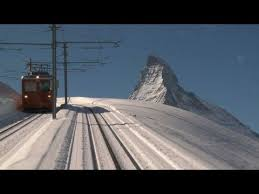
//> input picture OCV/Train0.jpg, 259 x 194 px; its folder holds only this picture in this run
$ ./main   (built with g++ and OpenCV 4)
//> lines starting //> are read from the running program, lines starting //| are printed output that depends on the picture; after the words box and inside, x2 and y2 are one past the last pixel; in counts of white or black regions, pixels touching at a corner belong together
#include <opencv2/opencv.hpp>
#include <opencv2/highgui.hpp>
#include <stdlib.h>
#include <stdio.h>
#include "main.h"
#include <string>

using namespace std;

#define REL_MIN_LEN 150

#define REL_MAX_LEN 750

#define CON_MAX 35

#define CON_MIN 5

#define MIN_NUM_CON 3


IplImage* img_resize(IplImage* src_img, int new_width, int new_height)
{
	IplImage* des_img;
	des_img = cvCreateImage(cvSize(new_width, new_height), src_img->depth, src_img->nChannels);
	cvResize(src_img, des_img, CV_INTER_LINEAR);
	return des_img;
}

// сравнение объектов по моментам их контуров
bool testMatch(IplImage* original)
{
	assert(original != 0);

	printf("[i] test cvMatchShapes()\n");

	IplImage *src = 0, *dst = 0;

	src = cvCloneImage(original);

	src = img_resize(src, 500, 280);

	cvSetImageROI(src, cvRect(216, 170, 140, 110));

	//src = cvCreateImage(cvSize(500, 280), src->depth, src->nChannels);
	//cvResize(original, src, 0);

	IplImage* binI = cvCreateImage(cvGetSize(src), 8, 1);

	// заведём цветные картинки
	IplImage* rgb = cvCreateImage(cvGetSize(src), 8, 3);
	cvConvertImage(src, rgb, CV_GRAY2BGR);

	// получаем границы изображения и шаблона
	cvCanny(src, binI, 50, 200);

	// показываем
	//cvNamedWindow("cannyI", 1);
	//cvShowImage("cannyI", binI);

	// для хранения контуров
	CvMemStorage* storage = cvCreateMemStorage(0);
	CvSeq* contoursI = 0;

	// находим контуры изображения
	int contoursCont = cvFindContours(binI, storage, &contoursI, sizeof(CvContour), CV_RETR_LIST, CV_CHAIN_APPROX_SIMPLE, cvPoint(0, 0));

	// для отметки контуров
	CvFont font;
	cvInitFont(&font, CV_FONT_HERSHEY_PLAIN, 1.0, 1.0);
	char buf[128];
	int counter = 0;

	CvSeq* seqI = 0;
	double perimI = 0;
	int relCounter = 0;
	int conCounter = 0;
	bool isRel = true;
	// нарисуем контуры изображения
	if (contoursI != 0) {
		for (CvSeq* seq0 = contoursI; seq0 != 0; seq0 = seq0->h_next) {
			conCounter++;

			// выводим его номер
			//CvPoint2D32f point; float rad;
			//cvMinEnclosingCircle(seq0,&point,&rad); // получим окружность содержащую контур
			//cvPutText(rgb, itoa(++counter, buf, 10), cvPointFrom32f(point), &font, CV_RGB(0,255,0));


			double perim = cvContourPerimeter(seq0);
			if (perim>perimI) {
				perimI = perim;
				seqI = seq0;
			}

			int col = 255;
			if (perim > REL_MIN_LEN && perim < REL_MAX_LEN) {
				col = 100;
				relCounter++;
			}

			if (perim > REL_MAX_LEN) {
				isRel = false;
			}
			// рисуем контур
			cvDrawContours(rgb, seq0, CV_RGB(col, 216, 0), CV_RGB(0, 0, 250), 0, 1, 8);

			//cout << perim << "\n";
		}
	}

	if (conCounter > CON_MAX || conCounter < CON_MIN) {
		isRel = false;
	}

	if (relCounter < MIN_NUM_CON) {
		isRel = false;
	}


	if (!isRel) {
		cout << "Not rel\n";
	}
	else {
		cout << "THIS IS REL\n";


	}

	// [9 lines of commented-out code are left out]

	cvConvertImage(src, rgb, CV_GRAY2BGR);


	// [43 lines of commented-out code are left out]
	cvReleaseMemStorage(&storage);

	cvReleaseImage(&src);
	cvReleaseImage(&dst);
	cvReleaseImage(&rgb);
	cvReleaseImage(&binI);
	return isRel;

	// удаляем окна
	//cvDestroyAllWindows();
}


int main()
{
	for (int i = 0; i < 124; i++) {
		IplImage *original = 0;

		// имя картинки задаётся первым параметром
		char my_str[4];
		char buffer[256];
		_itoa_s(i, my_str, 10);

		sprintf_s(buffer, "train%s.jpg", my_str);
		cout << buffer<< endl;
		char* filename = buffer;
		// получаем картинку
		original = cvLoadImage(filename, 0);
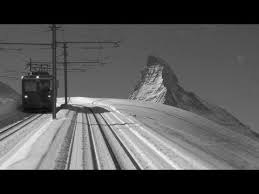
//> original: 194 rows x 259 cols, CV_8UC1; min 0, max 249, mean 85


		printf("[i] image: %s\n", filename);
		assert(original != 0);

		original = img_resize(original, 500, 280);
//> in img_resize, `cvResize(src_img, des_img, CV_INTER_LINEAR);`:
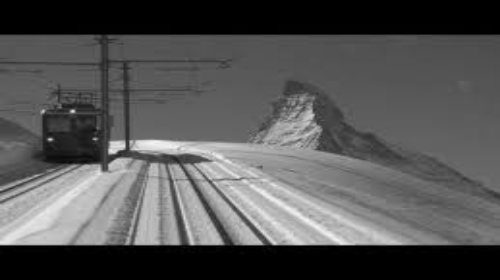
//> des_img: 280 rows x 500 cols, CV_8UC1; min 0, max 244, mean 84.9
		// покажем изображения
		//cvNamedWindow("original", 1);
		//cvShowImage("original", original);

		testMatch(original);
//> in testMatch, `cvCanny(src, binI, 50, 200);`:
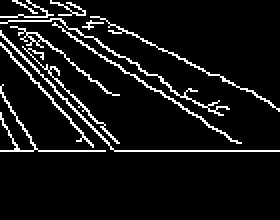
//> binI: 110 rows x 140 cols, CV_8UC1 (shown 2 times larger); 8% white in thin lines or dots, all inside (x1, y1, x2, y2) = (0, 0, 140, 76)
//> in testMatch, `int contoursCont = cvFindContours(binI, storage, &contoursI, sizeof(Cv..`:
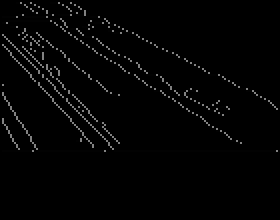
//> binI: 110 rows x 140 cols, CV_8UC1 (shown 2 times larger); 7.99% of pixels changed, all inside (x1, y1, x2, y2) = (0, 0, 140, 76)
//> in testMatch, `int contoursCont = cvFindContours(binI, storage, &contoursI, sizeof(Cv..`: contoursI = 14 contours, 6 with area under 20; largest, box (x1, y1, x2, y2) and area: (26, 11, 121, 72) 54, (1, 17, 139, 76) 50, (1, 22, 47, 74) 44, (5, 13, 60, 48) 44, (1, 9, 115, 58) 42, (45, 8, 139, 55) 34, (11, 23, 60, 72) 32, (1, 46, 53, 76) 24; contoursCont = 14
//> the loop in testMatch, `for (CvSeq* seq0 = contoursI; seq0 != 0; seq0 = seq0->h_next)` made 14 passes
//> (perim, perimI) on passes 1, 6: (207.8, 207.8), (327.3, 327.3)
//> perim on passes 2, 3, 4, 5, 7, 8: 0, 196.4, 148.7, 18.14, 179.7, 238.3
//> pass 1, in testMatch, `cvDrawContours(rgb, seq0, CV_RGB(col, 216, 0), CV_RGB(0, 0, 250), 0, 1..`:
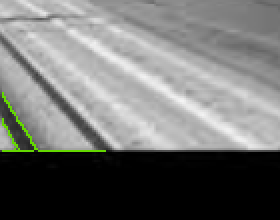
//> rgb: 110 rows x 140 cols, CV_8UC3 (shown 2 times larger); mean B, G, R 114.3, 115.9, 115
//> pass 3, in testMatch, `cvDrawContours(rgb, seq0, CV_RGB(col, 216, 0), CV_RGB(0, 0, 250), 0, 1..`:
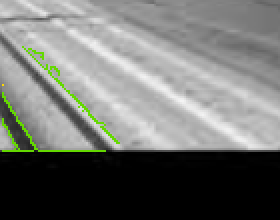
//> rgb: 110 rows x 140 cols, CV_8UC3 (shown 2 times larger); mean B, G, R 113, 116.1, 114.4
//> after the loop in testMatch, `for (CvSeq* seq0 = contoursI; seq0 != 0; seq0 = seq0->h_next)`:
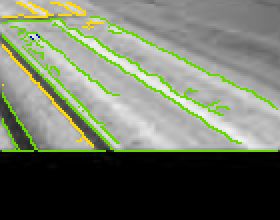
//> rgb: 110 rows x 140 cols, CV_8UC3 (shown 2 times larger); 6.35% of pixels changed, all inside (x1, y1, x2, y2) = (1, 1, 139, 76)
//> after the loop in testMatch, `for (CvSeq* seq0 = contoursI; seq0 != 0; seq0 = seq0->h_next)`: perimI = 327.3; relCounter = 7
		if (testMatch(original)) {
//> the loop in testMatch (call 2), `for (CvSeq* seq0 = contoursI; seq0 != 0; seq0 = seq0->h_next)` made 14 passes
//> perim on passes 2, 3, 4, 5, 7, 8, 9, 10, 11: 0, 196.4, 148.7, 18.14, 179.7, 238.3, 29.31, 315, 243.2
			cv::Mat img;
			img=cv::imread(filename);
//> img is the input picture: 194 rows x 259 cols, CV_8UC3; mean B, G, R 93.5, 85.8, 80.4
//> (the run ends here: the program stops with an error, at `assert(original != 0);`)
